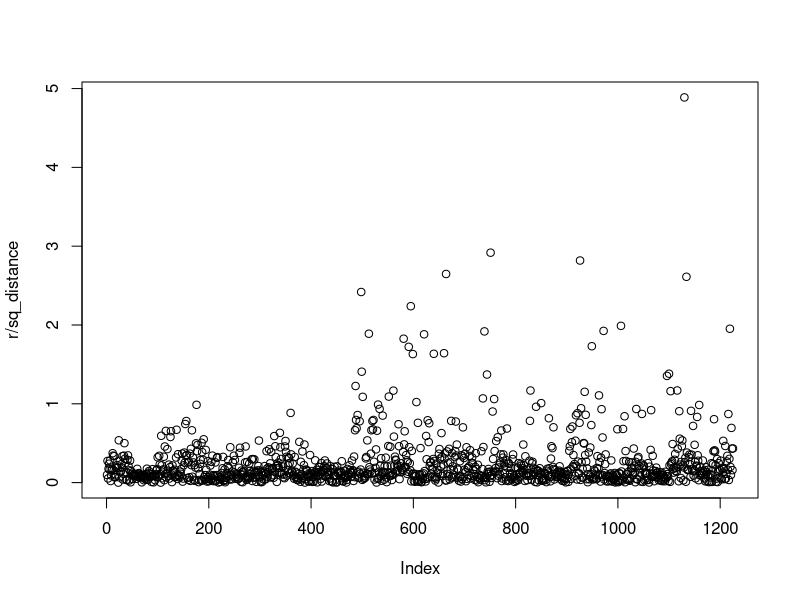
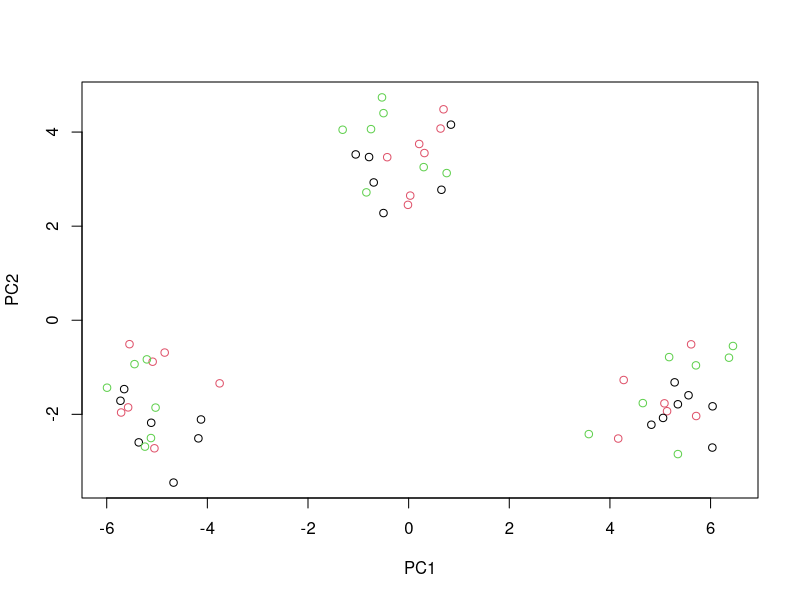

Write R code to recreate these figures, in order.
# Generalized Additive Models and Unsupervised Learning

rm(list=ls())
#####################
#### Part 1
#####################
# Calculate PVE in two ways using USArrests dataset 
# a)
d=USArrests
pr.out=prcomp(USArrests, scale=TRUE)
pr.var=pr.out$sdev^2 # for each variable? or for each PCp
pve=pr.var/sum(pr.var)

# b)
## if use pr.out$x
x=pr.out$x
# top+bottom
PVE=rep(0,4)
for (i in 1:4){
  PVE[i]=sum(x[,i]^2)/sum(x^2)
}

## if only use pr.out$rotation 
d1=d2=d3=d4=data.frame(scale(d,center = TRUE,scale = TRUE))
for (i in 1:4){
  d1[,i]=d1[,i]*pr.out$rotation[,1][i]
  d2[,i]=d2[,i]*pr.out$rotation[,2][i]
  d3[,i]=d3[,i]*pr.out$rotation[,3][i]
  d4[,i]=d4[,i]*pr.out$rotation[,4][i]
}
PC1=rowSums(d1)
PC2=rowSums(d2)
PC3=rowSums(d3)
PC4=rowSums(d4)

x=data.frame(cbind(PC1,PC2,PC3,PC4))
PVE1=rep(0,4)
for (i in 1:4){
  PVE1[i]=sum(x[,i]^2)/sum(x^2)
}

#####################
#### Part 2
#####################
# the use of correlation-based distance and Euclidean distance as dissimilarity measures for hierarchical clustering, turns out almost equivalent. 
# This code is to show that quantity 1-rij is proportional to the squared Euclidean distance between the ith and the jth observations.
set.seed(5072)
d=USArrests
d1=data.frame(scale(d,center = TRUE,scale = TRUE))
distance=dist(d1)
sq_distance=distance^2
r=as.dist(1-cor(t(d1)))
plot(r/sq_distance)

#####################
#### Part 3
#####################
# PCA and Clustering
# generate simulate data and perform PCA and K-means clustering on the data.
# a)
set.seed(5072)
n<-20
p<-50
x1<-matrix(rnorm(n*p),nrow=n,ncol=p)
x2<-matrix(rnorm(n*p),nrow=n,ncol=p)
x3<-matrix(rnorm(n*p),nrow=n,ncol=p)
for (i in 1:n){
  x1[i,] <- x1[i,]+rep(1,p)
  x2[i,] <- x2[i,]+rep(-1,p)
  x3[i,] <- x3[i,]+c(rep(+1,p/2),rep(-1,p/2))
}
x.values <- rbind(x1,x2,x3)
nrow(x.values)
ncol(x.values)

# b)
y.values <- c(rep(1,n),rep(2,n),rep(3,n))
length(y.values)

# c)
pr.out=prcomp(x.values, scale=TRUE)
vect = pr.out$x[,c(1,2)]
plot(vect,col=1:3)

# d) 
km.out=kmeans(x.values,3,nstart=20)
km.out$cluster
km.out$tot.withinss
table(km.out$cluster,y.values)

# e) 
km.out1=kmeans(x.values,2,nstart=20)
km.out1$tot.withinss
# comment: here we seperate the data into 2 clusters. The within cluster sum of square is 3589, which is 1000 more than sperating by 3 clusters. 
# comment: K=2 performs worse than K=3
# comment: only 51.6% proportion of variance explained.  

# f) 
km.out2=kmeans(x.values,4,nstart=20)
km.out2$tot.withinss
# comment: here we seperate the data into 4 clusters. The within cluster sum of square is 2724, which is a bit less than that of K=3.
# comment: K=4 performs better than K=3.
# comment: only 51.6% proportion of variance explained. 

# g) 
km.out3=kmeans(vect,3,nstart=20)
km.out3$tot.withinss
table(km.out3$cluster,y.values)
# comment: the k-means cluster seperate the data into 3 clusters, with each cluster contains 20 observations. 
# comment: 96.3% proportion of variance explained. 

# h) 
km.out4=kmeans(scale(x.values),3,nstart=20)
km.out4$tot.withinss
table(km.out4$cluster,y.values)
# comment: the k-means cluster seperate the data into 3 clusters, with each cluster contains 20 observations. 
# comment: 49.2% proportion of variance explained. 


